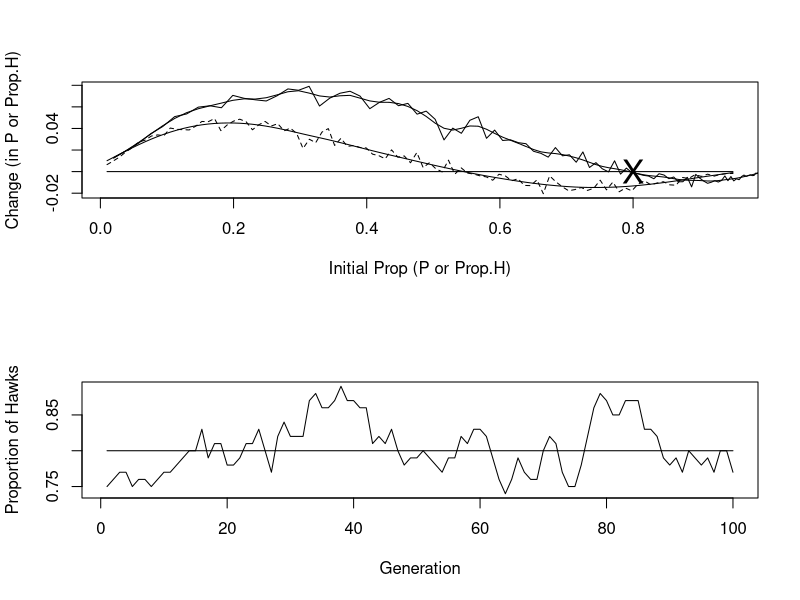

Source code (R):
# Hawk-Dove mendelian model

# General assumptions
# 1. The population consists of two types of clones: Hawk, Dove.
# 2. Morph is determined by a single locus with two alleles: H, D.
# 3. A hawk interacting with a dove always wins.
# 4. A hawk interacting with a hawk earns a negative payoff.
# 5. A dove interacting with a dove divides the payoff.
# 6. Fitness is equal to some initial quantity plus the payoff.

# Genotypes: HH, HD are Hawk, DD is Dove

rm(list=ls())

fitness = function(morph, payoff.mat, n.hh, n.hd, npop) {
    opponent <- sample(morph)
    fit <- matrix(0, npop, 1)
    for(i.receiver in 1:2) {
        for(i.opponent in 1:2) {
            fit[morph==i.receiver & opponent==i.opponent] <- 3 + payoff.mat[i.receiver, i.opponent]
        }    
    }
    # now we know 1-n.hh are Hawk
    n1 <- n.hh + 1
    n2 <- n1 + n.hd - 1
    h.alleles <- 2*sum(fit[1:n.hh]) + sum(fit[n1:n2])
    n3 <- n2 + 1  # starting row of DD
    # now the numberof D alleles
    d.alleles <- sum(fit[n1:n2]) + 2*sum(fit[n3:npop])
    p.hawk <- h.alleles / (h.alleles + d.alleles)
    # return proportion of H alleles
    return(p.hawk)
}

#### MAIN PROGRAM ####
set.seed(100)
N.Pop = 2000
Morph = matrix(2, N.Pop, 1)
Max.Prop = 100  # number of divisions of proportion
# col 1=Prop.H, col 2=Delta Prop.H, col 3=P.Hawk, col 4=Delta P.Hawk
Output = matrix(0, Max.Prop, 4)
Payoff.Mat = matrix(c(-1, 0, 8, 4), 2, 2)
# give names to the 4 Payoff cells
A = Payoff.Mat[1,1]
B = Payoff.Mat[1,2]
C = Payoff.Mat[2,1]
D = Payoff.Mat[2,2]
# expected proportion of Hawk
P.Hawks = (B-D) / (B+C-A-D)
# proportion of H allele
Output[,1] = seq(from=0.01, to=0.95, length=Max.Prop)

for(i in 1:Max.Prop) {
    Prop.H = Output[i, 1]
    # find number of genontypes
    HH = round(Prop.H^2 * N.Pop)
    HD = round(2*Prop.H * (1-Prop.H) * N.Pop)
    Morph[1:N.Pop] = 2 # initialize to Dove
    N.Hawk = HH + HD
    Morph[1:N.Hawk] = 1 # make correct number of Hawks
    # calculate new proportion of H allele by applying fitness
    New.Prop.H = fitness(Morph, Payoff.Mat, HH, HD, N.Pop)
    Output[i, 2] = New.Prop.H - Prop.H
    Output[i, 3] = Prop.H^2 + 2*Prop.H*(1 - Prop.H)
    New.N.Hawk = New.Prop.H^2 + 2*New.Prop.H*(1 - New.Prop.H)
    Output[i, 4] = New.N.Hawk - Output[i, 3]
}


par(mfrow=c(2,1))

Y.Min = min(Output[,2], Output[,4])
Y.Max = max(Output[,2], Output[,4])
plot(Output[,1], Output[,2], type='l', lty=2, ylim=c(Y.Min, Y.Max), xlab='Initial Prop (P or Prop.H)', ylab='Change (in P or Prop.H)')
lines(Output[,3], Output[,4], type='l')  # change in Prop.H
lines(Output[,1], rep(0, Max.Prop)) # theoretical ESS horizontal line
points(P.Hawks, 0, pch='X', cex=2)
# splines for smoothing
lines(smooth.spline(Output[,1], Output[,2]))
lines(smooth.spline(Output[,3], Output[,4]))

print('Finding ESS using a numerical approach')
N.Pop = 100
Maxgen = 100
Output = matrix(0, Maxgen, 2)
Prop.H = 0.5
Morph = matrix(2, N.Pop, 1)

for(i in 1:Maxgen) {
    Output[i, 1] = i
    # find number of genontypes
    HH = round(Prop.H^2 * N.Pop)
    HD = round(2*Prop.H * (1-Prop.H) * N.Pop)
    Morph[1:N.Pop] = 2 # initialize to Dove
    N.Hawk = HH + HD
    Morph[1:N.Hawk] = 1 # make correct number of Hawks
    # calculate new proportion of H allele by applying fitness
    Output[i, 2] = N.Hawk / N.Pop
    Prop.H = fitness(Morph, Payoff.Mat, HH, HD, N.Pop)
}

Y.Min = min(Output[,2])
Y.Max = max(Output[,2])
plot(Output[,1], Output[,2], type='l', ylim=c(Y.Min, Y.Max), xlab='Generation', ylab='Proportion of Hawks')
lines(Output[,1], rep(P.Hawks, Maxgen))  # theoretical expectation

Equilibrium = Output[20:Maxgen, 2]
print('Mean Hawks, SD Hawks, Expected Hawks')
print(c(mean(Equilibrium), sd(Equilibrium), P.Hawks))
print(t.test(Equilibrium, mu=P.Hawks))
